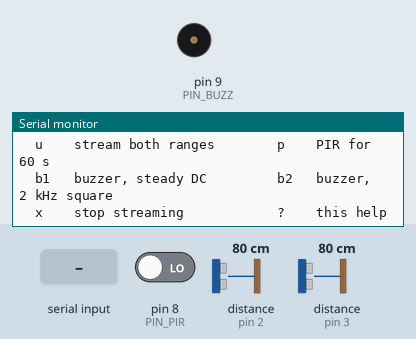
Recording of a sketch running on a simulated Arduino Uno, built with avr-gcc and run on an emulated ATmega328P. Parts: buzzer (waves = sounding, pin HIGH), the last lines printed to the serial monitor. The test bench sets the inputs (shaded band); at power-on: pin 8 (PIN_PIR) LOW, distance to the obstacle (sensors on pin 2, pin 3) 80 cm. The echo pulse lasts 58.3 µs per cm; pins used as bus, display or sensor lines are not drawn.

Above: at 1.2 s.
1.3 s: "b\n" received over Serial
At 2.5 s:
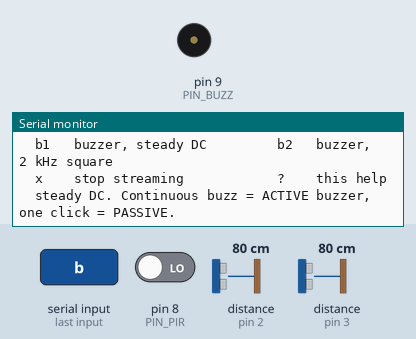
2.8 s: "u\n" received over Serial
At 2.93 s:
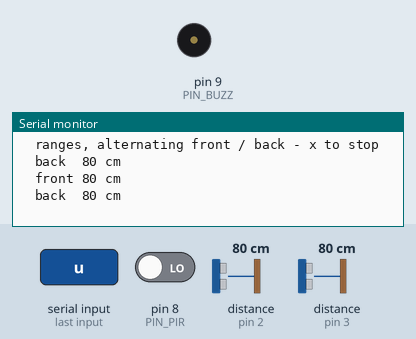
4.3 s: "p\n" received over Serial
At 5.2 s:
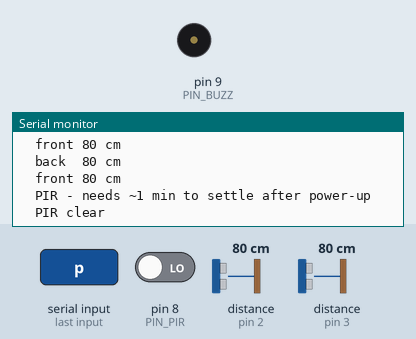
5.8 s: pin 8 (PIN_PIR) driven HIGH
At 7.1 s:
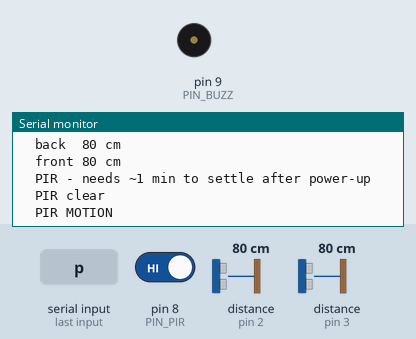

The sketch:

test_perc.ino
```cpp
/*
 * test_perc.ino  --  PERC (Arduino 1) bench self-test.
 *
 * Standalone. USB cable only, no MCX, no link. Tests every component on this
 * board, one command at a time, so a failure tells you which part is wrong.
 *
 * Serial Monitor at 115200, line ending Newline.
 *
 * ---------------------------------------------------------------------------
 * WHAT IS ON THIS BOARD   (SCHEMA_WIRING.svg block C)
 *
 *   D3  ECHO front  (INT1)      D7  TRIG front
 *   D2  ECHO back   (INT0)      D6  TRIG back
 *   D8  HC-SR501 PIR            D9  SFM-27 buzzer
 *
 *   Free: D10, D11, D12, D13, A0-A5.  Ten pins, including both I2C.
 *
 * ---------------------------------------------------------------------------
 * ONE FORWARD, ONE REARWARD
 *
 * D3/D7 looks where the car is going and is the only sensor allowed to override
 * the driver. D2/D6 looks behind and is a readout only - there is no reverse for
 * it to protect.
 *
 * They must fire ALTERNATELY. Two HC-SR04 pinging at the same moment hear each
 * other's burst and both report nonsense, and facing them apart does not fix it:
 * the burst travels through the chassis as well as the air. 60 ms apart, front
 * then back, gives each sensor 8.3 Hz.
 *
 * ---------------------------------------------------------------------------
 * COMMANDS
 *   u        stream both ranges, alternating
 *   p        PIR - report every change for 60 s
 *   b1       buzzer: steady DC          b2   buzzer: 2 kHz square wave
 *   x        stop whatever is streaming
 *   ?        help
 */

/* ---- pins --------------------------------------------------------------- */

static const uint8_t PIN_ECHO_F = 3;   /* INT1 - front */
static const uint8_t PIN_ECHO_B = 2;   /* INT0 - back  */
static const uint8_t PIN_TRIG_F = 7;
static const uint8_t PIN_TRIG_B = 6;
static const uint8_t PIN_PIR    = 8;
static const uint8_t PIN_BUZZ   = 9;

static const uint32_t USB_BAUD  = 115200;
static const uint8_t  LINE_MAX  = 32;

/* Cap the echo wait to the range we care about: 1.5 m is about 9 ms, against a
 * 38 ms full-scale default that would halve the update rate for nothing. */
static const unsigned long ECHO_TIMEOUT_US = 9000UL;

/* The HC-SR04 wants ~60 ms between pings so the previous burst has died away.
 * Alternating two sensors on that cadence is what stops them hearing each
 * other. */
static const uint16_t PING_GAP_MS = 60;

static char     g_line[LINE_MAX];
static uint8_t  g_len;
static char     g_stream;
static uint32_t g_streamAt, g_streamUntil;
static bool     g_pingFront;
static int      g_pirLast = -1;

/* ---- ultrasonic --------------------------------------------------------- */

/* Returns cm, or -1 if nothing answered inside the timeout. */
static int rangeCm(uint8_t trig, uint8_t echo)
{
  digitalWrite(trig, LOW);
  delayMicroseconds(3);
  digitalWrite(trig, HIGH);
  delayMicroseconds(10);
  digitalWrite(trig, LOW);

  unsigned long us = pulseIn(echo, HIGH, ECHO_TIMEOUT_US);
  if (us == 0UL) return -1;
  return (int)(us / 58UL);            /* 343 m/s, out and back */
}

/* ---- buzzer -------------------------------------------------------------
 * SFM-27 is almost certainly a magnetic buzzer, but there are two kinds and
 * they need opposite drive. These two commands tell you which you have:
 *
 *   b1  steady DC     ACTIVE  buzzes at its own pitch     PASSIVE  one click
 *   b2  2 kHz square  ACTIVE  warbles or rattles          PASSIVE  clean tone
 *
 * If it draws more than about 20 mA it needs a transistor rather than a pin.
 * A 220 ohm in series costs volume but protects the pin either way, and is the
 * safe thing to fit until you have measured it.
 * ------------------------------------------------------------------------ */

static void buzzDC(uint16_t ms)
{
  noTone(PIN_BUZZ);
  pinMode(PIN_BUZZ, OUTPUT);
  digitalWrite(PIN_BUZZ, HIGH);
  delay(ms);
  digitalWrite(PIN_BUZZ, LOW);
}

static void buzzTone(uint16_t hz, uint16_t ms)
{
  tone(PIN_BUZZ, hz, ms);
  delay(ms + 20);
  noTone(PIN_BUZZ);
  digitalWrite(PIN_BUZZ, LOW);
}

/* ---- console ------------------------------------------------------------ */

static void help(void)
{
  Serial.println(F(
    "\n  u    stream both ranges        p    PIR for 60 s"
    "\n  b1   buzzer, steady DC         b2   buzzer, 2 kHz square"
    "\n  x    stop streaming            ?    this help\n"));
}

static void handleLine(char *s)
{
  while (*s == ' ') s++;

  switch (*s) {
    case 'u':
      Serial.println(F("  ranges, alternating front / back - x to stop"));
      g_stream = 'u'; g_streamAt = 0; g_streamUntil = millis() + 60000UL;
      break;
    case 'p':
      Serial.println(F("  PIR - needs ~1 min to settle after power-up"));
      g_stream = 'p'; g_pirLast = -1; g_streamUntil = millis() + 60000UL;
      break;
    case 'b':
      if (s[1] == '2') {
        Serial.println(F("  2 kHz square. Clean tone = PASSIVE buzzer."));
        buzzTone(2000, 400);
      } else {
        Serial.println(F("  steady DC. Continuous buzz = ACTIVE buzzer, one click = PASSIVE."));
        buzzDC(400);
      }
      break;
    case 'x': g_stream = 0; Serial.println(F("  stopped")); break;
    case '?': help(); break;
    case '\0': break;
    default:  Serial.println(F("  ? unknown - type ? for help")); break;
  }
}

static void consoleService(void)
{
  while (Serial.available()) {
    char c = (char)Serial.read();
    if (c == '\n' || c == '\r') {
      if (g_len == 0) continue;
      g_line[g_len] = '\0'; g_len = 0;
      handleLine(g_line);
    } else if (g_len < (LINE_MAX - 1)) {
      g_line[g_len++] = c;
    }
  }
}

static void streamService(void)
{
  if (g_stream == 0) return;
  if ((long)(millis() - g_streamUntil) > 0) {
    g_stream = 0; Serial.println(F("  (stream ended)")); return;
  }

  if (g_stream == 'p') {                       /* PIR: only on change */
    int v = digitalRead(PIN_PIR);
    if (v != g_pirLast) {
      g_pirLast = v;
      Serial.print(F("  PIR ")); Serial.println(v ? F("MOTION") : F("clear"));
    }
    return;
  }

  if ((millis() - g_streamAt) < PING_GAP_MS) return;
  g_streamAt = millis();

  /* One sensor per slot, never both. */
  int cm = g_pingFront ? rangeCm(PIN_TRIG_F, PIN_ECHO_F)
                       : rangeCm(PIN_TRIG_B, PIN_ECHO_B);

  Serial.print(g_pingFront ? F("  front ") : F("  back  "));
  if (cm < 0) Serial.println(F("--   (nothing inside 1.5 m, or no echo at all)"));
  else       { Serial.print(cm); Serial.println(F(" cm")); }

  g_pingFront = !g_pingFront;
}

/* ---- entry -------------------------------------------------------------- */

void setup(void)
{
  pinMode(PIN_TRIG_F, OUTPUT); digitalWrite(PIN_TRIG_F, LOW);
  pinMode(PIN_TRIG_B, OUTPUT); digitalWrite(PIN_TRIG_B, LOW);
  pinMode(PIN_ECHO_F, INPUT);
  pinMode(PIN_ECHO_B, INPUT);
  pinMode(PIN_PIR, INPUT);
  pinMode(PIN_BUZZ, OUTPUT);   digitalWrite(PIN_BUZZ, LOW);

  Serial.begin(USB_BAUD);
  Serial.println(F("\n====================================="));
  Serial.println(F(" PERC self-test - Arduino 1"));
  Serial.println(F("====================================="));
  Serial.println(F(" Two fixed HC-SR04P, splayed ~25 deg left and right."));
  Serial.println(F(" They fire alternately - together they hear each other."));
  Serial.println(F(" The PIR needs about a minute to settle after power-up."));
  help();
}

void loop(void)
{
  consoleService();
  streamService();
}
```

Measured:
- after the input at 1.3 s, the serial monitor: prints a new line at once (image 1)
- after the input at 2.8 s, the serial monitor: prints a new line at once (image 2)
- after the input at 4.3 s, the serial monitor: prints a new line at once (image 3)
- after the input at 5.8 s, the serial monitor: prints a new line at once (image 4)
